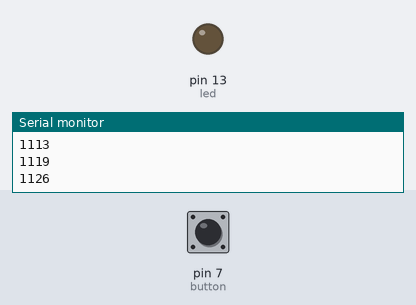
Bench run of a sketch on a simulated Arduino Uno, built with avr-gcc and run on an emulated ATmega328P. On the bench: output pins drawn as LEDs (lit = HIGH), the last lines printed to the serial monitor. Inputs (shaded band) come from the test bench; at power-on: pin 7 (button) LOW.

Above: at 1.2 s.
1.3 s: pin 7 (button) pulled HIGH for 0.15 s
At 1.37 s:
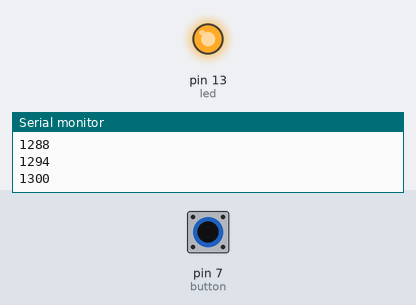
2.9 s: pin 7 (button) pulled HIGH for 3.2 s
At 7.1 s:
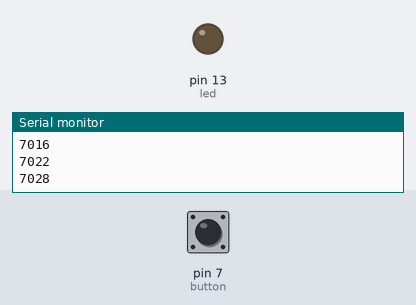
Timing chart, 0 to 8.6 s (numbered marks = the images above; inputs shaded):
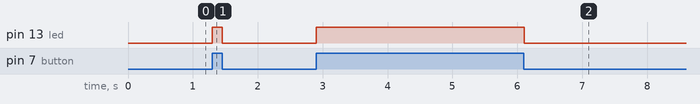

The sketch:

arrays.ino
```cpp
int button = 7;
int led = 13;
int myVector[11] = {0,1,2,3,4,5,6,7,8,9,10};

void setup() {
  // put your setup code here, to run once:
  Serial.begin(9600);

  pinMode(button, INPUT);
  pinMode(led, OUTPUT);

  for (int i = 0; i < 10; i++) {
    Serial.println(myVector[i]);
  }
}

void loop() {
  // put your main code here, to run repeatedly:
  int state = digitalRead(button);
  digitalWrite(led, state);
  Serial.println(millis()); // time release?
}
```

Measured:
- after the input at 1.3 s, pin 13 (led): LOW → HIGH at once, → LOW 0.15 s later
- after the input at 2.9 s, pin 13 (led): LOW → HIGH at once, → LOW 3.2 s later
